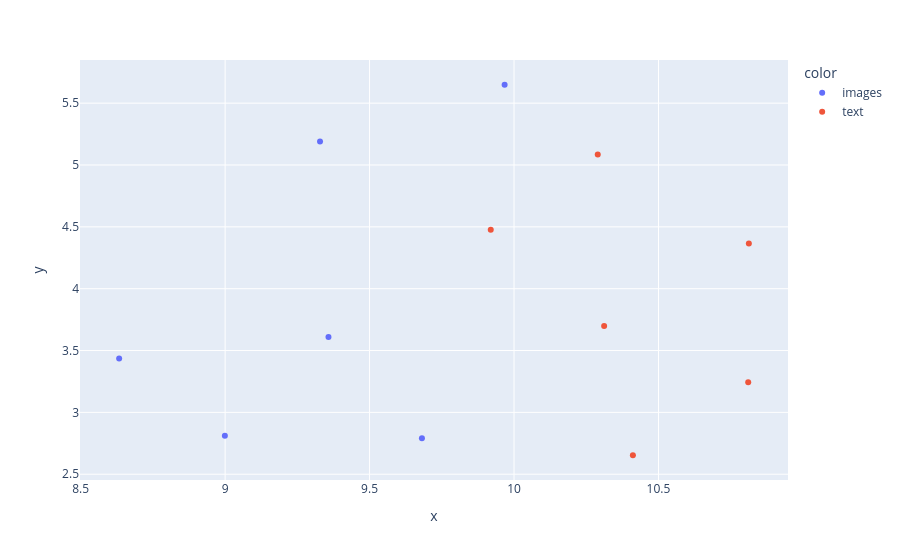

Here is the notebook cell this chart was saved with:
### Code cell
# take a subset of the image embeddings and plot them with plotly interactively (in 2D using umap) showing the edge_index[0, i] on hover
import umap
import plotly.express as px
reducer = umap.UMAP()
#from sklearn.decomposition import PCA
#reducer = PCA(n_components=2)

embedding_2d = reducer.fit_transform(np.concatenate([clip_images, clip_texts], axis=0) ) # take only first 
fig = px.scatter(x=embedding_2d[:, 0], y=embedding_2d[:, 1],
                hover_data=[np.concatenate([np.arange(len(clip_images)), np.arange(len(clip_texts))], axis=0),
                            np.concatenate([test_graph_data.edge_index[0, :len(clip_images)].cpu().numpy(), test_graph_data.edge_index[1, :len(clip_texts)].cpu().numpy()], axis=0)], 
                color=['images']*(len(clip_images)) + ['text']*(len(clip_texts)))
fig.show()

### Figure 1 — Plotly figure (JSON) as saved in the notebook; plotly's stock layout.template omitted (floating-point values rounded to 4 significant figures)
{"data": [{"customdata": [[0, 0], [1, 0], [2, 0], [3, 4], [4, 4], [5, 7]], "hovertemplate": "color=images<br>x=%{x}<br>y=%{y}<br>hover_data_0=%{customdata[0]}<br>hover_data_1=%{customdata[1]}<extra></extra>", "legendgroup": "images", "marker": {"color": "#636efa", "symbol": "circle"}, "mode": "markers", "name": "images", "orientation": "v", "showlegend": true, "type": "scatter", "x": [8.633, 8.999, 9.358, 9.328, 9.967, 9.681], "xaxis": "x", "y": [3.435, 2.81, 3.609, 5.19, 5.649, 2.792], "yaxis": "y"}, {"customdata": [[0, 1], [1, 2], [2, 3], [3, 5], [4, 6], [5, 8]], "hovertemplate": "color=text<br>x=%{x}<br>y=%{y}<br>hover_data_0=%{customdata[0]}<br>hover_data_1=%{customdata[1]}<extra></extra>", "legendgroup": "text", "marker": {"color": "#EF553B", "symbol": "circle"}, "mode": "markers", "name": "text", "orientation": "v", "showlegend": true, "type": "scatter", "x": [10.31, 10.81, 10.41, 9.919, 10.29, 10.81], "xaxis": "x", "y": [3.698, 4.365, 2.653, 4.476, 5.086, 3.243], "yaxis": "y"}], "layout": {"legend": {"title": {"text": "color"}, "tracegroupgap": 0}, "margin": {"t": 60}, "xaxis": {"anchor": "y", "domain": [0, 1], "title": {"text": "x"}}, "yaxis": {"anchor": "x", "domain": [0, 1], "title": {"text": "y"}}}}
